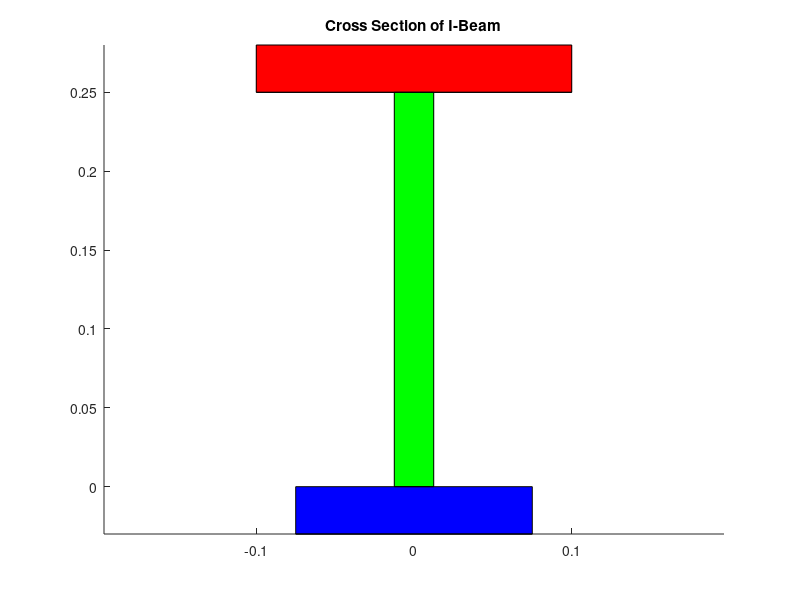
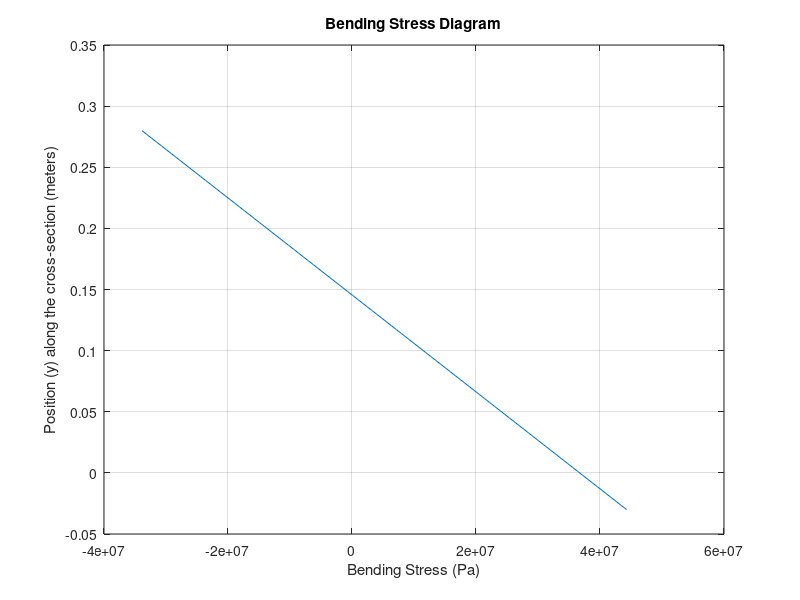
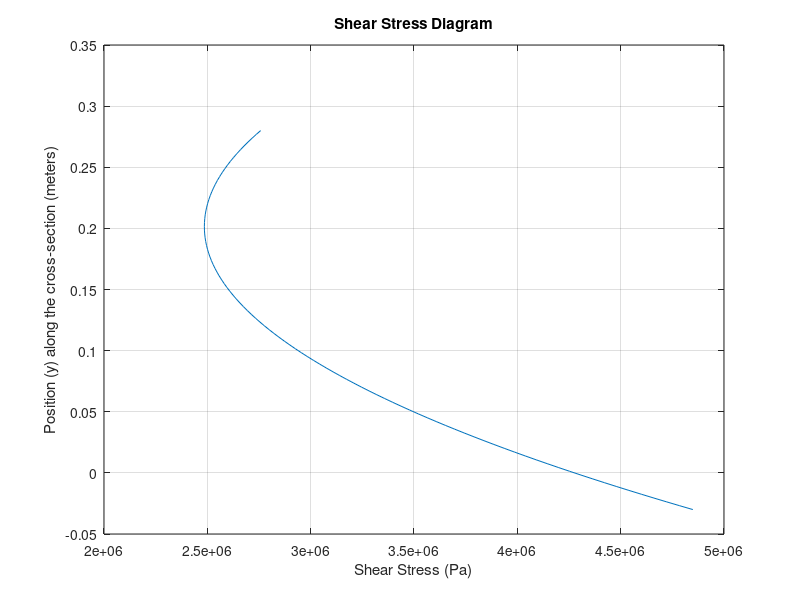

These charts were generated, in order, by the following MATLAB code:
%define the geometry of the I-beam cross section
Wtop = 0.2; %width of the top flange in meters
Ttop = 0.03; %height of the top flange in meters
Tweb = 0.025; %width of the web in meters
Hweb = 0.250; %height of the web in meters
Tbot = 0.03; %height of the bottom flange in meters
Wbot = 0.15; %width of the bottom flange in meters

%define the internal loading with specified test values
M = 50000; %internal bending moment in Newton-meters
V = 25000; %internal shear force in Newtons

%define the cross-sectional area of the top flange, web, and bottom flange
A_top = Wtop * Ttop;
A_web = Tweb * Hweb;
A_bot = Wbot * Tbot;

%compute the centroid of the cross section
y_top = Hweb + Ttop/2;
y_bot = Tbot/2;
y_web = Hweb/2;

A_total = A_top + A_web + A_bot;
y_centroid = (A_top * y_top + A_web * y_web + A_bot * y_bot) / A_total;

%compute the moment of inertia (I) of the cross section
I_top = (Wtop * Ttop^3) / 12 + A_top * (y_top - y_centroid)^2;
I_web = (Tweb * Hweb^3) / 12 + A_web * (y_web - y_centroid)^2;
I_bot = (Wbot * Tbot^3) / 12 + A_bot * (y_bot - y_centroid)^2;

I = I_top + I_web + I_bot;

%define the bending stress using flexure formula
y = linspace(-Tbot, Hweb + Ttop, 100);
bending_stress = -M .* (y - y_centroid) ./ I;

%define the shear stress distribution
Q = @(y) 0.5 * Wtop * Ttop * (Hweb + Ttop - y) + 0.5 * Tweb * (y - Ttop) * (y - Ttop) / Hweb * (Wtop + Wbot) / 2;
shear_stress = arrayfun(@(y) V * Q(y) / (I * Tweb), y);

%plot the cross section
figure;
hold on;
rectangle('Position', [-Wtop/2, Hweb, Wtop, Ttop], 'FaceColor', 'r');
rectangle('Position', [-Tweb/2, 0, Tweb, Hweb], 'FaceColor', 'g');
rectangle('Position', [-Wbot/2, -Tbot, Wbot, Tbot], 'FaceColor', 'b');
plot([-Wtop/2, Wtop/2], [Hweb, Hweb], 'k');
plot([-Tweb/2, Tweb/2], [0, 0], 'k');
plot([-Wbot/2, Wbot/2], [-Tbot, -Tbot], 'k');
title('Cross Section of I-Beam');
axis equal;
hold off;

%bending stress plot
figure;
plot(bending_stress, y);
title('Bending Stress Diagram');
xlabel('Bending Stress (Pa)');
ylabel('Position (y) along the cross-section (meters)');
grid on;

%shear stress plot
figure;
plot(shear_stress, y);
title('Shear Stress Diagram');
xlabel('Shear Stress (Pa)');
ylabel('Position (y) along the cross-section (meters)');
grid on;
